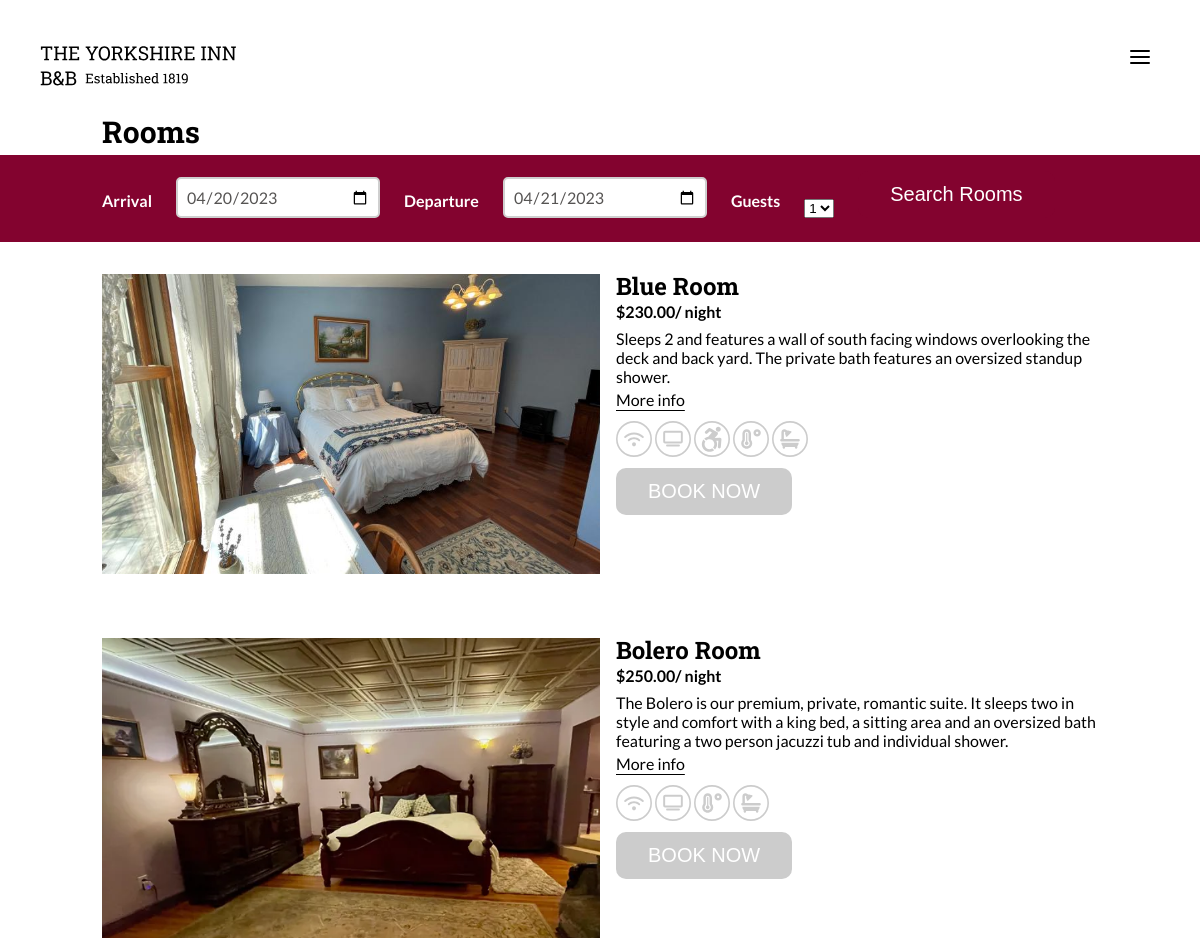
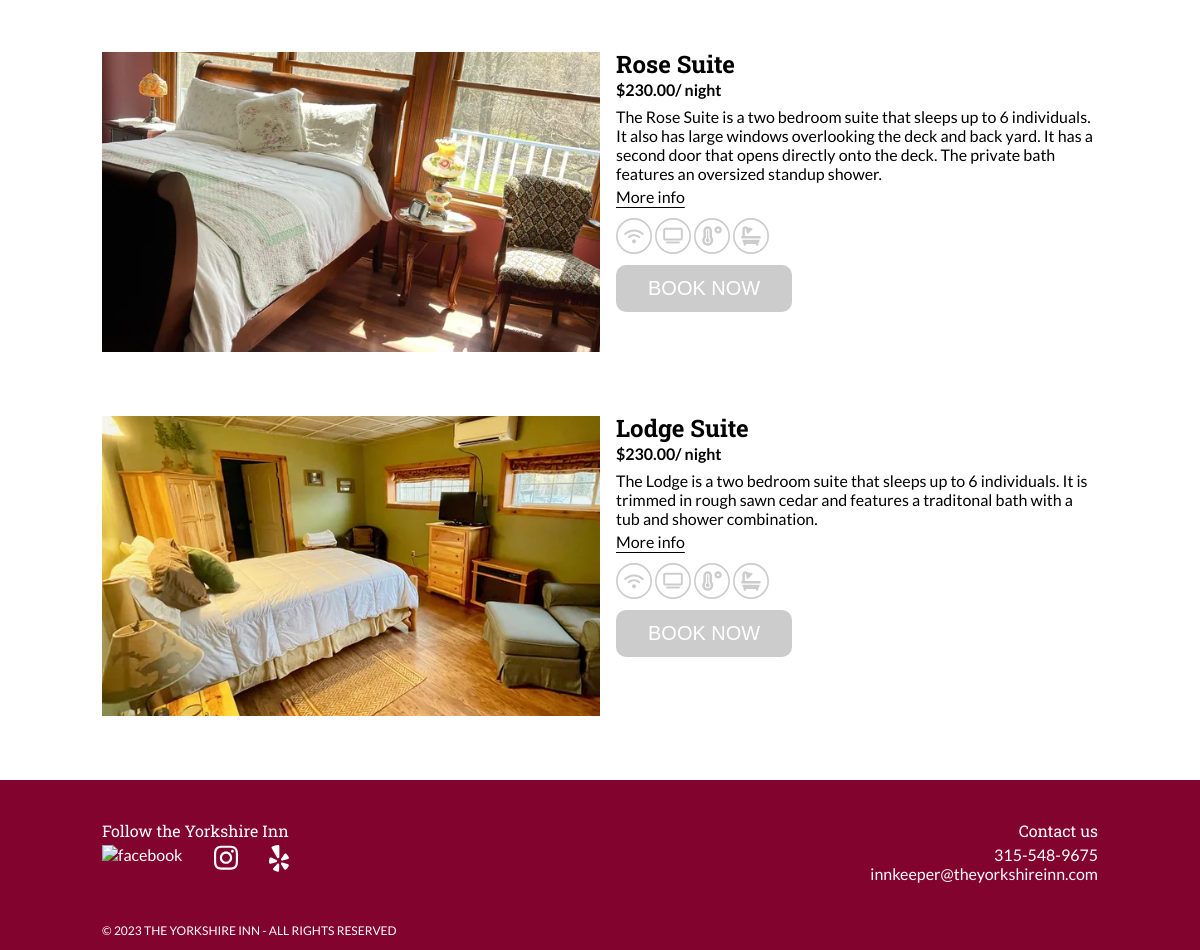
Screenshot of /rooms with the database file from the repository (2 pictures, top to bottom).
### tables this page shows
CREATE TABLE IF NOT EXISTS `rooms` (
  `RoomID` int NOT NULL,
  `RoomNumber` varchar(20) DEFAULT NULL,
  `RoomName` varchar(50) DEFAULT NULL,
  `Description` text,
  `Sleeps` int NOT NULL,
  `Picture` text NOT NULL,
  `PricePerNight` decimal(10,2) DEFAULT NULL,
  PRIMARY KEY (`RoomID`)
);

### app/controllers/Rooms.php (called while the page is built)
<?php
class Rooms extends Controller
{
    public function index()
    {
        $this->view('rooms');
    }
}

### app/core/App.php (called while the page is built, shortened)
<?php
    class App {
        private $method = 'index';
        private function cleanURL() {
            $URL = $_GET['url'] ?? 'home';
            $URL = explode("/", trim($URL, "/"));
            return $URL;
        }
        public function loadController() {
            $URL = $this->cleanURL();
            $controller = new $this->controller;
            call_user_func_array([$controller, $this->method], $URL);
        }
    }

### public/index.php (called while the page is built, shortened)
<?php
    $app = new App;
    $app->loadController();

### app/core/Database.php (called while the page is built)
<?php
Class Database{
    public function connect()
    {
        $string = "mysql:hostname=" . DBHOST . ";dbname=" . DBNAME;
        $con = new PDO($string, DBUSER, DBPASS);
        return $con;
    }
    public function query($query, $data = [])
    {
        try {
            $con = $this->connect();
            $stm = $con->prepare($query);
            $check = $stm->execute($data);
            if($check)
            {
                $result = $stm->fetchAll(PDO::FETCH_OBJ);
                if(is_array($result) && count($result) > 0)
                {
                    return $result;
                } return $result;
            }
        } catch (PDOException $e) {
            echo "Error: " . $e->getMessage();
        }
        return false;
    }
}

### app/views/rooms.view.php (the view, shortened to what this page needs)
<?php
$db = new Database;
$submit_btn = isset($_POST['submit']);
if ($submit_btn) {
  $arrive_date = $_POST['arrive_date'];
  $depart_date = $_POST['depart_date'];
  $guest_num = $_POST['guest_num'];
  $query = "SELECT * FROM Rooms where RoomID not in(SELECT RoomID from Bookings WHERE CheckInDate < '$depart_date' AND CheckOutDate > '$arrive_date') and Sleeps >= '$guest_num'";
  $result = $db->query($query);
} else {
  $query = "SELECT * FROM Rooms";
  $result = $db->query($query);
}
?>
<!DOCTYPE html>
<html lang="en">
<head>
  <link rel="stylesheet" href="<?=ROOT?>assets/css/style.css">
</head>
<body>
  <header>
    <nav class="navbar">
      <div class="logo">
        <a href="<?=ROOT?>">
          <img src="<?=ROOT?>assets/images/icons/logo.svg" alt="The Yorkshire Inn">
        </a>
      </div>
      <img src="<?=ROOT?>assets/images/icons/menu.svg" alt="menu icon" class="menu-icon">
    </nav>
  </header>
  <div class="container">
  <section class="rooms section-title">
        <h2>Rooms</h2>
        <div class="calendar full-bleed">
            <div class="arrival">
                <form method="POST" action="">
                <p>Arrival</p>
                    <input class="date-picker" name="arrive_date" type="date" >
                <p>Departure</p>
                    <input class="date-picker departure" name="depart_date" type="date" >
                <p>Guests</p>
                    <select name="guest_num" id="guest_num">
                        <option value="1">1</option>
                    </select>
                    <button class="login-button" name="submit" type="submit">Search Rooms</button>
                </form>
            </div>
        </div>
      <?php foreach ($result as $row): ?>
        <div class="room-preview">
            <div class="room-preview-img">
                <img src="<?=ROOT?><?=$row->Picture?>" alt="<?=$row->RoomName?>">
            </div>
            <div class="room-preview-info">
                <h3><?=$row->RoomName?></h3>
                <p class="room-preview-price">$<?=$row->PricePerNight?>/ night</p>
                <p class="room-preview-description"><?=$row->Description?>
                </p>
                <?php if($row->RoomName == "Blue Room"): ?>
                <a href="blueroom" class="underline">More info</a>
                <?php endif; ?>
                <?php if($row->RoomName == "Bolero Room"): ?>
                <a href="boleroroom" class="underline">More info</a>
                <?php endif; ?>
                <?php if($row->RoomName == "Rose Suite"): ?>
                <a href="rosesuite" class="underline">More info</a>
                <?php endif; ?>
                <?php if($row->RoomName == "Lodge Suite"): ?>
                <a href="lodgesuite" class="underline">More info</a>
                <?php endif; ?>
                <div class="room-preview-icons">
                    <img src="<?=ROOT?>assets/images/icons/wifi-grey.svg" alt="Icon">
                    <img src="<?=ROOT?>assets/images/icons/tv-grey.svg" alt="Icon">
                    <?php if($row->RoomName == "Blue Room"): ?>
                        <img src="<?=ROOT?>assets/images/icons/wheelchair-grey.svg" alt="Icon">
                    <?php endif; ?>
                    <img src="<?=ROOT?>assets/images/icons/heat-grey.svg" alt="Icon">
                    <img src="<?=ROOT?>assets/images/icons/bath-grey.svg" alt="Icon">
                </div>
                <form action="oneroom" method="POST">
                    <button class="search_rooms_btn" <?php if (!$submit_btn){ echo "disabled"; }?>>BOOK NOW</button>
                </form>
            </div>
        </div>
      <?php endforeach; ?>
    </section>
    <footer class="full-bleed">
      <div class="footer-container">
        <div class="footer-socials">
          <p class="footer-title">Follow the Yorkshire Inn</p>
          <div class="footer-socials-icons">
            <a href="https://www.facebook.com/theyorkshireinn/"><img src="<?=ROOT?>assets/images/icons/facebook-white.svg" alt="facebook"></a>
            <a href="https://www.instagram.com/the_yorkshire_inn/"><img src="<?=ROOT?>assets/images/icons/instagram-white.svg" alt="instagram"></a>
            <a href="https://www.yelp.com/biz/the-yorkshire-inn-phelps"><img src="<?=ROOT?>assets/images/icons/yelp-white.svg" alt="yelp"></a>
          </div>
        </div>
        <div class="footer-contact">
          <p class="footer-title">Contact us</p>
          <p>315-548-9675</p>
          <p>innkeeper@theyorkshireinn.com</p>
        </div>
    </div>
    <p class="copyright">© 2023 THE YORKSHIRE INN - ALL RIGHTS RESERVED</p>
    </footer>
  </div>
</body>
</html>

### public/assets/css/style.css (style rules this page uses)
* { margin: 0; padding: 0; }
html, body { min-height: 100%; padding: 0; margin: 0 120px; font-family: 'Lato', sans-serif; }
body { overflow-x: hidden; }
a { color: inherit; text-decoration: none; text-underline-offset: 4px; }
header { display: flex; flex-direction: column; align-items: center; margin-bottom: 20px; }
.navbar { display: flex; justify-content: space-between; align-items: center; width: 100%; margin: 0; padding: 20px 0; }
.logo img { height: 50px; width: auto; }
.menu-icon { display: none; position: absolute; top: 50px; right: 50px; cursor: pointer; }
.container { max-width: 996px; margin: 0 auto; }
button { font-size: 20px; background-color: #83032F; color: #fff; border-radius: 10px; padding: 12px 32px; cursor: pointer; border: none; }
p { font-size: 16px; }
.underline { text-decoration: underline; }
.section-title h2 { font-family: 'Roboto Slab', sans-serif; font-weight: 700; margin-bottom: 4px; font-size: 30px; }
h2 { font-family: 'Roboto Slab', sans-serif; font-size: 30px; }
h3 { font-family: 'Roboto Slab', sans-serif; font-size: 24px; }
.rooms { margin-top: 48px; margin-bottom: 32px; }
.calendar { background-color: #83032F; padding-bottom: 24px; padding-top: 16px; margin-bottom: 32px; }
.calendar p { color: #fff; margin-bottom: 8px; font-weight: bold; }
.calendar input { border: 2.5px solid #CFCFCF; border-radius: 5px; padding: 8px 0; padding-left: 10px; font-size: 16px; color: #565453; }
.calendar form { display: flex; column-gap: 24px; align-items: flex-end; }
.search_rooms_btn[disabled] { background-color: #cccccc; }
.date-picker { width: 184px; }
.room-preview { display: flex; margin-bottom: 64px; column-gap: 16px; }
.room-preview h3 { line-height: 100%; margin-bottom: 4px; }
.room-preview-img { min-width: 50%; height: 100%; height: 300px; }
.room-preview-img img { display: block; height: 100%; width: 100%; object-fit: cover; }
.room-preview-price { font-weight: bold; margin-bottom: 8px; }
.room-preview-description { margin-bottom: 4px; }
.room-preview-icons { margin-top: 12px; margin-bottom: 8px; }
.room-preview-icons img { width: 36px; }
.room-preview-info { display: flex; flex-direction: column; align-items: flex-start; }
footer { background-color: #83032F; color: #fff; margin-top: auto; padding-top: 40px; padding-bottom: 12px; }
.footer-container { display: flex; justify-content: space-between; margin-bottom: 40px; }
.footer-contact { display: flex; flex-direction: column; align-items: flex-end; }
.footer-socials-icons { display: flex; justify-content: space-between; }
.full-bleed { box-shadow: 0 0 0 100vmax #83032F; clip-path: inset(0 -100vmax); }
.footer-title { font-family: 'Roboto Slab', sans-serif; margin-bottom: 4px; }
.copyright { font-size: 12px; }
input[type="date"] { font-family: 'Lato'; margin: 0; padding: 8px; }
@media only screen and (max-width: 1340px) { html, body { margin: 0 auto; } }
@media only screen and (max-width: 1340px) { .container { margin-top: 48px; } }
@media only screen and (max-width: 1340px) { .navbar .logo { position: absolute; top: 40px; left: 40px; } }
@media only screen and (max-width: 1340px) { .navbar { z-index: 100; } }
@media only screen and (max-width: 1340px) { .logo { z-index: 100; } }
@media only screen and (max-width: 1340px) { .menu-icon { display: block; z-index: 100; } }
@media only screen and (max-width: 1340px) { .hero, .rooms, .blue-room, .bolero-room, .rose-suite, .lodge-suite, .history, .gallery, .fingerlakes, .contact { margin-top: 72px; } }

### rows the page displays
rooms: Picture (picture), RoomName "Blue Room", PricePerNight "230.00", Description "Sleeps 2 and features a wall of south facing windows overlooking the deck and back yard. The private bath features an oversized standup shower.", shows "More info"
rooms: Picture (picture), RoomName "Bolero Room", PricePerNight "250.00", Description "The Bolero is our premium, private, romantic suite. It sleeps two in style and comfort with a king bed, a sitting area and an oversized bath featuring a two person jacuzzi tub and individual shower.", shows "More info"
rooms: Picture (picture), RoomName "Rose Suite", PricePerNight "230.00", Description "The Rose Suite is a two bedroom suite that sleeps up to 6 individuals. It also has large windows overlooking the deck and back yard. It has a second door that opens directly onto the deck. The private bath features an oversized standup shower.", shows "More info"
rooms: Picture (picture), RoomName "Lodge Suite", PricePerNight "230.00", Description "The Lodge is a two bedroom suite that sleeps up to 6 individuals. It is trimmed in rough sawn cedar and features a traditonal bath with a tub and shower combination.", shows "More info"
